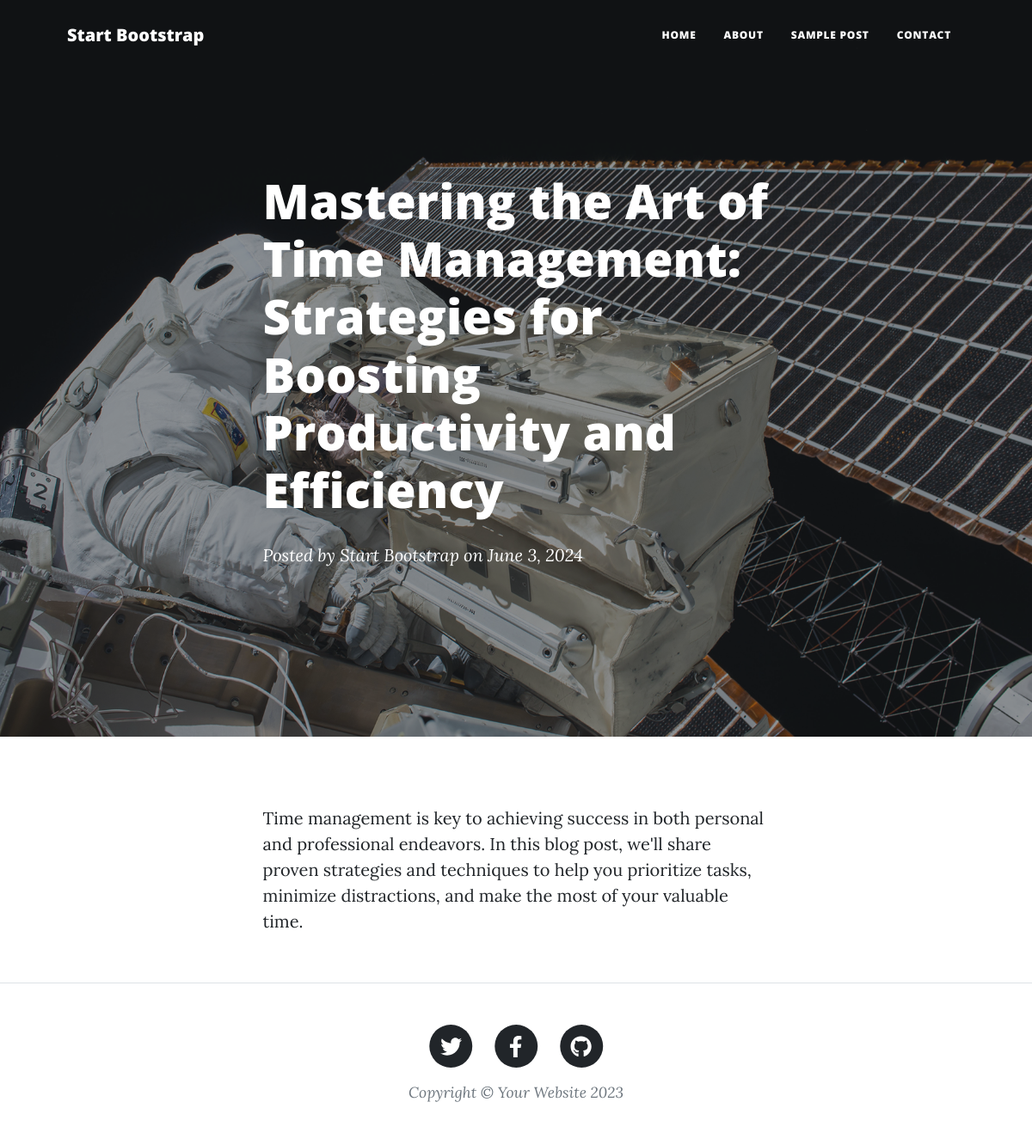
Screenshot of /post/3 with the database file from the repository.
### myapp/models.py (models this page shows)
class Post (models.Model):
    header=models.CharField(max_length=300)
    body=models.CharField(max_length=10000)
    date_post=models.DateField(default=date.today())

### myapp/views.py (the view)
# urls.py: path('post/<int:post_id>',views.post,name="post"),
def post(request,post_id):
    current_post=Post.objects.get(id=post_id)
    return render(request,"post.html",{'post':current_post})

### templates/post.html (shortened to what this page needs)
{% load static %}
<!DOCTYPE html>
<html lang="en">
    <head>
        <link href="{% static 'css/styles.css' %}" rel="stylesheet" />
    </head>
    <body>
        <nav class="navbar navbar-expand-lg navbar-light" id="mainNav">
            <div class="container px-4 px-lg-5">
                <a class="navbar-brand" href="index.html">Start Bootstrap</a>
                <div class="collapse navbar-collapse" id="navbarResponsive">
                    <ul class="navbar-nav ms-auto py-4 py-lg-0">
                        <li class="nav-item"><a class="nav-link px-lg-3 py-3 py-lg-4" href="/">Home</a></li>
                        <li class="nav-item"><a class="nav-link px-lg-3 py-3 py-lg-4" href="about.html">About</a></li>
                        <li class="nav-item"><a class="nav-link px-lg-3 py-3 py-lg-4" href="post.html">Sample Post</a></li>
                        <li class="nav-item"><a class="nav-link px-lg-3 py-3 py-lg-4" href="contact.html">Contact</a></li>
                    </ul>
                </div>
            </div>
        </nav>
        <header class="masthead" style="background-image: url('assets/img/post-bg.jpg')">
            <div class="container position-relative px-4 px-lg-5">
                <div class="row gx-4 gx-lg-5 justify-content-center">
                    <div class="col-md-10 col-lg-8 col-xl-7">
                        <div class="post-heading">
                            <h1>{{post.header}}</h1>
                            <span class="meta">
                                Posted by
                                <a href="#!">Start Bootstrap</a>
                                on {{post.date_post}}
                            </span>
                        </div>
                    </div>
                </div>
            </div>
        </header>
        <article class="mb-4">
            <div class="container px-4 px-lg-5">
                <div class="row gx-4 gx-lg-5 justify-content-center">
                    <div class="col-md-10 col-lg-8 col-xl-7">
                        <p>{{post.body}}</p>
                    </div>
                </div>
            </div>
        </article>
        <footer class="border-top">
            <div class="container px-4 px-lg-5">
                <div class="row gx-4 gx-lg-5 justify-content-center">
                    <div class="col-md-10 col-lg-8 col-xl-7">
                        <ul class="list-inline text-center">
                            <li class="list-inline-item">
                                <a href="#!">
                                    <span class="fa-stack fa-lg">
                                        <i class="fas fa-circle fa-stack-2x"></i>
                                        <i class="fab fa-twitter fa-stack-1x fa-inverse"></i>
                                    </span>
                                </a>
                            </li>
                            <li class="list-inline-item">
                                <a href="#!">
                                    <span class="fa-stack fa-lg">
                                        <i class="fas fa-circle fa-stack-2x"></i>
                                        <i class="fab fa-facebook-f fa-stack-1x fa-inverse"></i>
                                    </span>
                                </a>
                            </li>
                            <li class="list-inline-item">
                                <a href="#!">
                                    <span class="fa-stack fa-lg">
                                        <i class="fas fa-circle fa-stack-2x"></i>
                                        <i class="fab fa-github fa-stack-1x fa-inverse"></i>
                                    </span>
                                </a>
                            </li>
                        </ul>
                        <div class="small text-center text-muted fst-italic">Copyright &copy; Your Website 2023</div>
                    </div>
                </div>
            </div>
        </footer>
    </body>
</html>

### rows the page displays
Post: header "Mastering the Art of Time Management: Strategies for Boosting Productivity and Efficiency", date_post "June 3, 2024", body "Time management is key to achieving success in both personal and professional endeavors. In this blog post, we'll share proven strategies and techniques to help you prioritize tasks, minimize distractions, and make the most of your valuable time."
